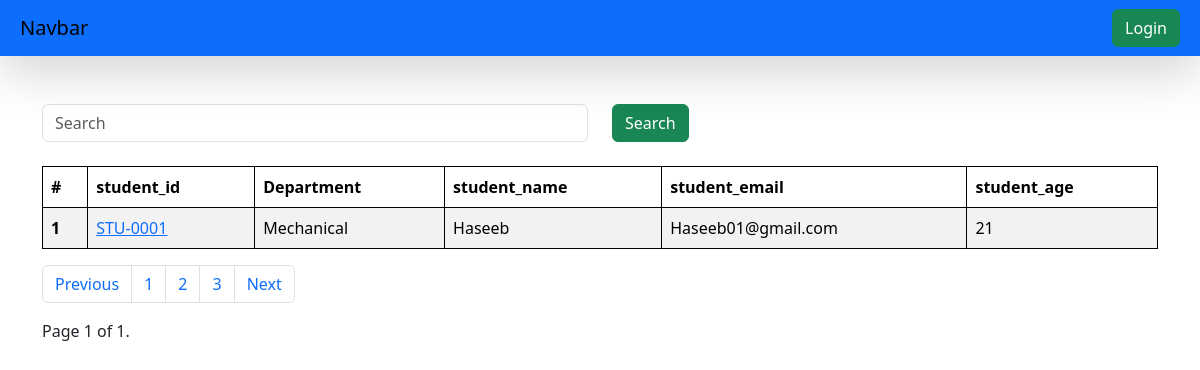
/students/, run on an earlier commit of the app's database.
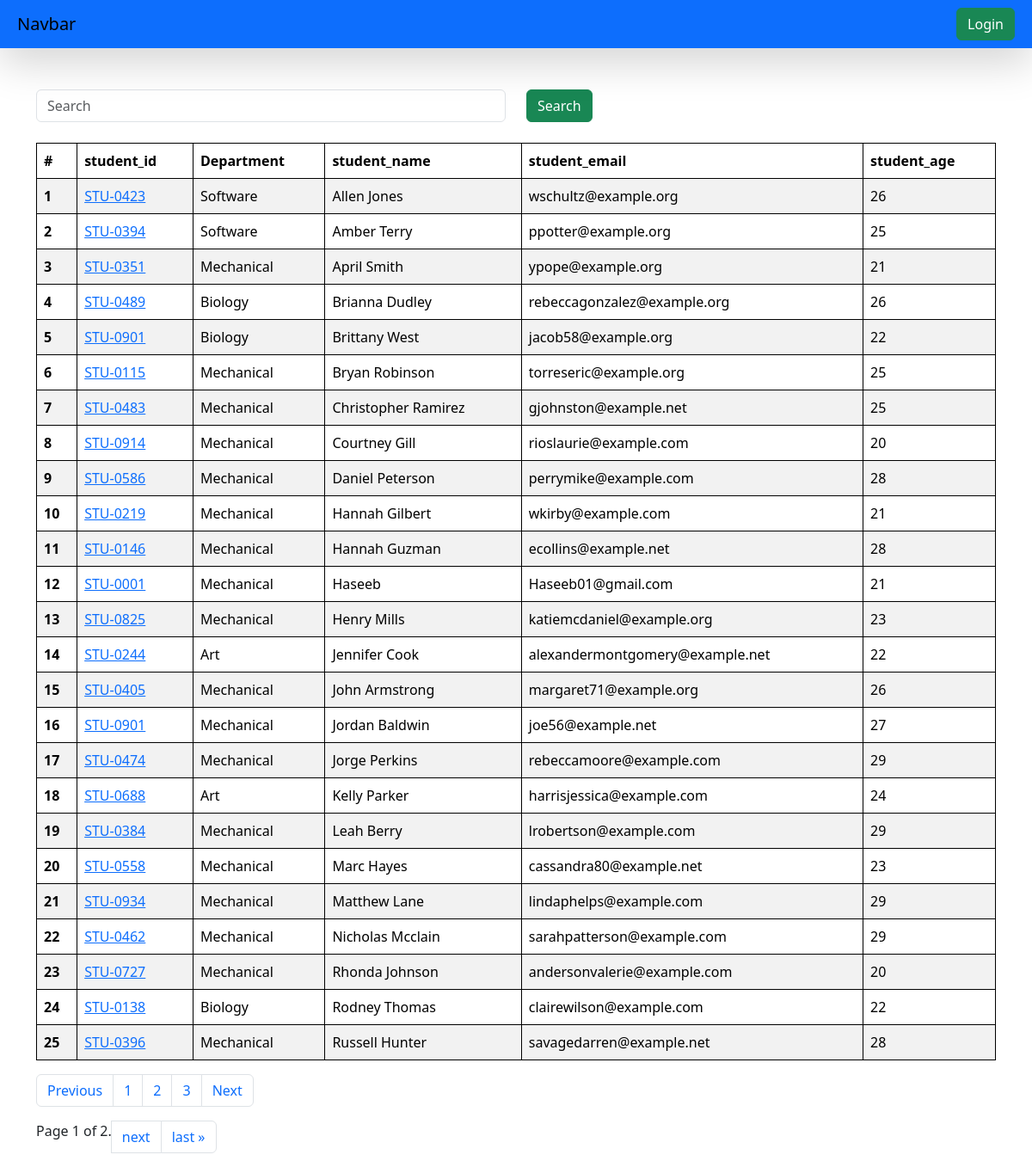
And on a later commit of the database.
### vege/models.py (models this page shows, shortened)
class Student(models.Model):
    department = models.ForeignKey(Department , related_name="depart" ,on_delete=models.CASCADE)
    student_id = models.OneToOneField(StudentID , related_name="studentid" ,on_delete=models.CASCADE)
    student_name = models.CharField(max_length=100)
    student_email = models.EmailField(unique=True)
    student_age = models.IntegerField(default=18)
    student_address = models.TextField()
    def __str__(self) -> str:
          return self.student_name
    class Meta:
         ordering = ['student_name']
         verbose_name = "student"

class StudentID(models.Model):
      student_id = models.CharField(max_length=100)
      def __str__(self) -> str:
          return self.student_id

class Department(models.Model):
    department = models.CharField(max_length=100)
    class Meta:
        ordering = ['department']

### vege/views.py (the view, shortened to what this page needs)
# urls.py: path('students/', get_students, name="get_students"),
def get_students(request):
    queryset = Student.objects.all()
    paginator = Paginator(queryset, 25)  # Show 25 contacts per page.
    page_number = request.GET.get("page" , 1)
    page_obj = paginator.get_page(page_number)
    print(page_obj.object_list)
    return render(request, 'vege/report/students.html', {'queryset':page_obj})

### vege/templates/vege/report/students.html (shortened to what this page needs)
{% extends "home/base.html" %}
{% block start %}
<div class = "container mt-5">
         <form clas="mb-4">
    <div class="row">
        <div class="col-md-6">
             <input class="form-control" name="search" placeholder="Search">
        </div>
        <div class="col-md-6">
            <button class="btn btn-success">Search</button>
        </div>
    </div>
    <br>
</form>
    <table class="table table-striped">
       <thead>
         <tr>
           <th scope="col">#</th>
           <th scope="col">student_id</th>
           <th scope="col">Department</th>
           <th scope="col">student_name</th>
           <th scope="col">student_email</th>
           <th scope="col">student_age</th>
         </tr>
        </thead>
        <tbody>
            {% for student in queryset %}
         <tr>
           <th scope="row">{{forloop.counter}}</th>
           <td>
           <a href="{% url 'see_marks' student.student_id %}" >
              {{student.student_id}}
           </a>
         </td>
           <td>{{student.department.department}}</td>
           <td>{{student.student_name}}</td>
           <td>{{student.student_email}}</td>
           <td>{{student.student_age}}</td>
         </tr>
         {% endfor %}
        </tbody>
        </table>
           <ul class="pagination">
             <li class="page-item"><a class="page-link" href="#">Previous</a></li>
             <li class="page-item"><a class="page-link" href="#">1</a></li>
             <li class="page-item"><a class="page-link" href="#">2</a></li>
             <li class="page-item"><a class="page-link" href="#">3</a></li>
             <li class="page-item"><a class="page-link" href="#">Next</a></li>
           </ul>
         <nav aria-label="Page navigation example">
           <ul class="pagination">
               <span class="current">
                   Page {{ queryset.number }} of {{ queryset.paginator.num_pages }}.
               </span>
               {% if queryset.has_next %}
                   <li class="page-item"><a class="page-link" href="?page={{ queryset.next_page_number }}">next</a> </li>
                   <li class="page-item"><a class="page-link" href="?page={{ queryset.paginator.num_pages }}">last &raquo;</a> </li>
               {% endif %}
       </ul>
       </nav>
   </div>
{% endblock %}

What changed in the data, as far as the page shows it:
added Student: student_id "STU-0423", department.department "Software", student_name "Allen Jones", student_email "wschultz@example.org", student_age "26"
added Student: student_id "STU-0394", department.department "Software", student_name "Amber Terry", student_email "ppotter@example.org", student_age "25"
added Student: student_id "STU-0351", department.department "Mechanical", student_name "April Smith", student_email "ypope@example.org", student_age "21"
added Student: student_id "STU-0489", department.department "Biology", student_name "Brianna Dudley", student_email "rebeccagonzalez@example.org", student_age "26"
added Student: student_id "STU-0901", department.department "Biology", student_name "Brittany West", student_email "jacob58@example.org", student_age "22"
added Student: student_id "STU-0115", department.department "Mechanical", student_name "Bryan Robinson", student_email "torreseric@example.org", student_age "25"
added Student: student_id "STU-0483", department.department "Mechanical", student_name "Christopher Ramirez", student_email "gjohnston@example.net", student_age "25"
added Student: student_id "STU-0914", department.department "Mechanical", student_name "Courtney Gill", student_email "rioslaurie@example.com", student_age "20"
added Student: student_id "STU-0586", department.department "Mechanical", student_name "Daniel Peterson", student_email "perrymike@example.com", student_age "28"
added Student: student_id "STU-0219", department.department "Mechanical", student_name "Hannah Gilbert", student_email "wkirby@example.com", student_age "21"
added Student: student_id "STU-0146", department.department "Mechanical", student_name "Hannah Guzman", student_email "ecollins@example.net", student_age "28"
added Student: student_id "STU-0825", department.department "Mechanical", student_name "Henry Mills", student_email "katiemcdaniel@example.org", student_age "23"
added Student: student_id "STU-0244", department.department "Art", student_name "Jennifer Cook", student_email "alexandermontgomery@example.net", student_age "22"
added Student: student_id "STU-0405", department.department "Mechanical", student_name "John Armstrong", student_email "margaret71@example.org", student_age "26"
added Student: student_id "STU-0901", department.department "Mechanical", student_name "Jordan Baldwin", student_email "joe56@example.net", student_age "27"
added Student: student_id "STU-0474", department.department "Mechanical", student_name "Jorge Perkins", student_email "rebeccamoore@example.com", student_age "29"
added Student: student_id "STU-0688", department.department "Art", student_name "Kelly Parker", student_email "harrisjessica@example.com", student_age "24"
added Student: student_id "STU-0384", department.department "Mechanical", student_name "Leah Berry", student_email "lrobertson@example.com", student_age "29"
added Student: student_id "STU-0558", department.department "Mechanical", student_name "Marc Hayes", student_email "cassandra80@example.net", student_age "23"
added Student: student_id "STU-0934", department.department "Mechanical", student_name "Matthew Lane", student_email "lindaphelps@example.com", student_age "29"
added Student: student_id "STU-0462", department.department "Mechanical", student_name "Nicholas Mcclain", student_email "sarahpatterson@example.com", student_age "29"
added Student: student_id "STU-0727", department.department "Mechanical", student_name "Rhonda Johnson", student_email "andersonvalerie@example.com", student_age "20"
added Student: student_id "STU-0138", department.department "Biology", student_name "Rodney Thomas", student_email "clairewilson@example.com", student_age "22"
added Student: student_id "STU-0396", department.department "Mechanical", student_name "Russell Hunter", student_email "savagedarren@example.net", student_age "28"
Also different on the page:
{{ queryset.paginator.num_pages }}: "1" → "2"
text now shown: "next last »"
